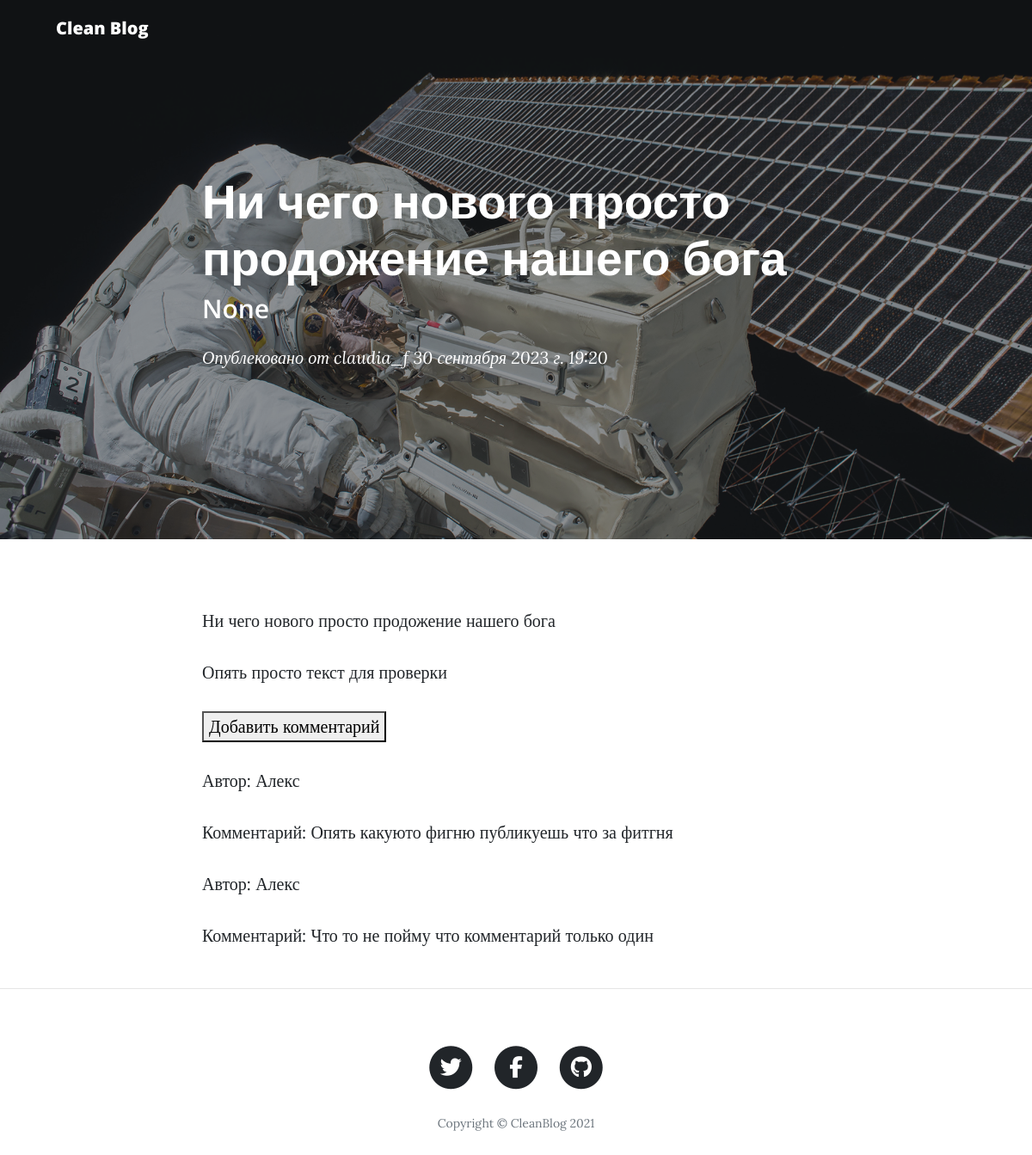
The app's page /blog/post/2/ with its own data.
### blogapp/models.py (models this page shows, shortened)
class Post(models.Model):
    title = models.CharField(max_length=255)
    text = models.TextField(null=True, blank=True)
    presentsion = models.TextField(null=True, blank=True)
    is_published = models.BooleanField(default=False)
    created_at = models.DateTimeField(auto_now_add=True)
    updated_at = models.DateTimeField(auto_now=True)
    tags = models.ManyToManyField('Tag', null=True, blank=True)
    likes = models.IntegerField(default=0)
    dislikes = models.IntegerField(default=0)

class Comments(models.Model):
    authors = models.CharField(max_length=255)
    comments = models.TextField()
    post = models.ForeignKey('Post', related_name='comments', on_delete=models.CASCADE)

### blogapp/views.py (the view)
# urls.py: path('post/<int:pk>/', post, name='post'),
def post(request, pk):
    if request.method == 'POST':
        form = CommentsForm(data=request.POST)
        if form.is_valid():
            post = Post.objects.get(pk=pk)
            comment = form.save(commit=False)
            comment.post = post
            comment.save()
            return HttpResponseRedirect(reverse('blogapp:post', args=[pk]))
    else:
        form = CommentsForm()
    posts = Post.objects.filter(pk=pk)
    comments = Comments.objects.filter(post=pk)
    context = {
        'title': 'Пост',
        'posts': posts,
        'form': form,
        'comments': comments,
    }
    return render(request, 'blogapp/post.html', context)

### blogapp/templates/blogapp/post.html (shortened to what this page needs)
{% load static %}
<!DOCTYPE html>
<html lang="en">
<head>
    <link href="{% static 'vendor/bootstrap/css/bootstrap.css' %}" rel="stylesheet">
    <link href="{% static 'vendor/fontawesome-free/css/all.css' %}" rel="stylesheet" type="text/css">
    <link href="{% static 'css/clean-blog.css' %}" rel="stylesheet">
</head>
<body>
<nav class="navbar navbar-expand-lg navbar-light fixed-top" id="mainNav">
    <div class="container">
        <a class="navbar-brand" href="{% url 'index' %}">Clean Blog</a>
    </div>
</nav>
{% for post in posts %}
<header class="masthead" style="background-image: url('img/post-bg.jpg')">
    <div class="overlay"></div>
    <div class="container">
        <div class="row">
            <div class="col-lg-8 col-md-10 mx-auto">
                <div class="post-heading">
                    <h1>{{ post.title }}</h1>
                    <h2 class="subheading">{{ post.presentsion }}</h2>
                    <span class="meta">
                        Опублековано от
                        <a href="#">claudia_f</a>
                        {{ post.created_at }}
                    </span>
                </div>
            </div>
        </div>
    </div>
</header>
<article>
    <div class="container">
        <div class="row">
            <div class="col-lg-8 col-md-10 mx-auto">
                <p>
                    {{ post.title }}
                </p>
                <p>
                    {{ post.text }}
                </p>
                {% include 'blogapp/comments.html' %}
                {% for comment in post.comments.all %}
                <div class="comment">
                    <p>Автор: {{ comment.authors }}</p>
                    <p>Комментарий: {{ comment.comments }}</p>
                </div>
                {% endfor %}
            </div>
        </div>
</article>
<hr>
{% endfor %}
<footer>
    <div class="container">
        <div class="row">
            <div class="col-lg-8 col-md-10 mx-auto">
                <ul class="list-inline text-center">
                    <li class="list-inline-item">
                        <a href="#">
                <span class="fa-stack fa-lg">
                  <i class="fas fa-circle fa-stack-2x"></i>
                  <i class="fab fa-twitter fa-stack-1x fa-inverse"></i>
                </span>
                        </a>
                    </li>
                    <li class="list-inline-item">
                        <a href="#">
                <span class="fa-stack fa-lg">
                  <i class="fas fa-circle fa-stack-2x"></i>
                  <i class="fab fa-facebook-f fa-stack-1x fa-inverse"></i>
                </span>
                        </a>
                    </li>
                    <li class="list-inline-item">
                        <a href="#">
                <span class="fa-stack fa-lg">
                  <i class="fas fa-circle fa-stack-2x"></i>
                  <i class="fab fa-github fa-stack-1x fa-inverse"></i>
                </span>
                        </a>
                    </li>
                </ul>
                <p class="copyright text-muted">Copyright &copy; CleanBlog 2021</p>
            </div>
        </div>
    </div>
</footer>
</body>
</html>

### blogapp/templates/blogapp/comments.html (shortened to what this page needs)
<button id="comment-toggle-button">Добавить комментарий</button>
    </div>

### static/css/clean-blog.css (style rules this page uses)
body { font-size: 20px; color: #212529; font-family: 'Lora', 'Times New Roman', serif; }
p { line-height: 1.5; margin: 30px 0; }
h1, h2, h3, h4, h5, h6 { font-weight: 800; font-family: 'Open Sans', 'Helvetica Neue', Helvetica, Arial, sans-serif; }
a { color: #212529; transition: all 0.2s; }
#mainNav { position: absolute; border-bottom: 1px solid #e9ecef; background-color: white; font-family: 'Open Sans', 'Helvetica Neue', Helvetica, Arial, sans-serif; }
#mainNav .navbar-brand { font-weight: 800; color: #343a40; }
@media only screen and (min-width: 992px) { #mainNav { border-bottom: 1px solid transparent; background: transparent; } }
@media only screen and (min-width: 992px) { #mainNav .navbar-brand { padding: 10px 20px; color: #fff; } }
@media only screen and (min-width: 992px) { #mainNav { transition: background-color 0.2s; transform: translate3d(0, 0, 0); -webkit-backface-visibility: hidden; backface-visibility: hidden; } }
header.masthead { margin-bottom: 50px; background: no-repeat center center; background-color: #868e96; background-attachment: scroll; position: relative; background-size: cover; }
header.masthead .overlay { position: absolute; top: 0; left: 0; height: 100%; width: 100%; background-color: #212529; opacity: 0.5; }
header.masthead .page-heading, header.masthead .post-heading, header.masthead .site-heading { padding: 200px 0 150px; color: white; }
@media only screen and (min-width: 768px) { header.masthead .page-heading, header.masthead .post-heading, header.masthead .site-heading { padding: 200px 0; } }
header.masthead .post-heading h1 { font-size: 35px; }
header.masthead .post-heading .meta, header.masthead .post-heading .subheading { line-height: 1.1; display: block; }
header.masthead .post-heading .subheading { font-size: 24px; font-weight: 600; margin: 10px 0 30px; font-family: 'Open Sans', 'Helvetica Neue', Helvetica, Arial, sans-serif; }
header.masthead .post-heading .meta { font-size: 20px; font-weight: 300; font-style: italic; font-family: 'Lora', 'Times New Roman', serif; }
header.masthead .post-heading .meta a { color: #fff; }
@media only screen and (min-width: 768px) { header.masthead .post-heading h1 { font-size: 55px; } }
@media only screen and (min-width: 768px) { header.masthead .post-heading .subheading { font-size: 30px; } }
footer { padding: 50px 0 65px; }
footer .list-inline { margin: 0; padding: 0; }
footer .copyright { font-size: 14px; margin-bottom: 0; text-align: center; }

### records on screen
Post: title "Ни чего нового просто продожение нашего бога", presentsion "None", created_at "30 сентября 2023 г. 19:20", text "Опять просто текст для проверки"
Comments: authors "Алекс", comments "Опять какуюто фигню публикуешь что за фитгня"
Comments: authors "Алекс", comments "Что то не пойму что комментарий только один"
